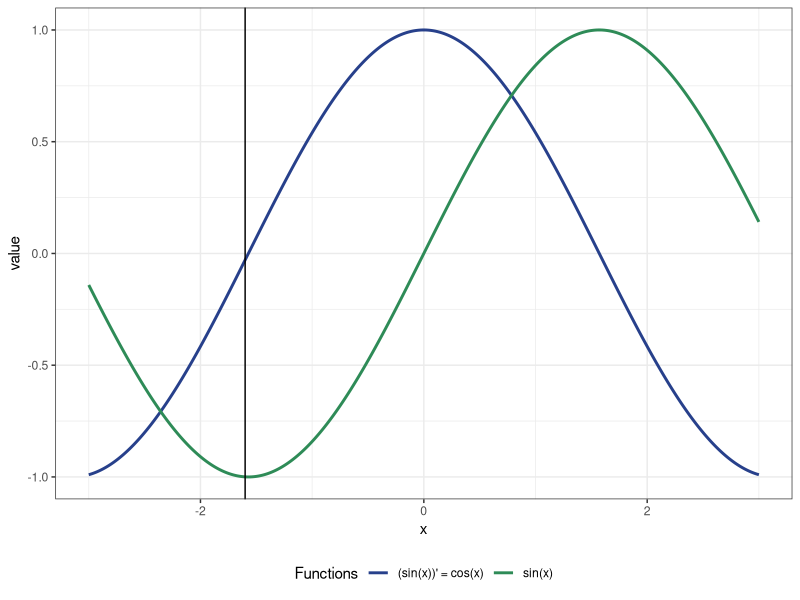

Write the R code that produced this figure.
## ---- chunk 1
3 > 6; !(3 > 6)
"sing" == "sign"; !("sing" == "sign"); "sing" != "sign"
a <- c(TRUE, FALSE, FALSE, TRUE); !a
## ---- chunk 2
4 != 2 & 1 > 4
4 != 2 & 1 < 4
a <- c(TRUE, TRUE, FALSE, FALSE); b <- c(TRUE, FALSE, TRUE, FALSE)
a & b
## ---- chunk 3
4 != 2 | 1 > 4
4 == 2 | 1 == 4
a <- c(TRUE, TRUE, FALSE, FALSE); b <- c(TRUE, FALSE, TRUE, FALSE)
a | b
## ---- chunk 4
a <- c(TRUE, TRUE, FALSE, FALSE); b <- c(TRUE, FALSE, TRUE, FALSE)
xor(a, b)
## ---- chunk 5
letter_number <- function(x) {
  which(x == letters)
}
letter_number("a"); letter_number("z"); letter_number("i")
## ---- chunk 6
library(tidyverse)
tibble(x = seq(-3, 3, 0.001),
       `sin(x)` = sin(x),
       `(sin(x))' = cos(x)` = cos(x)) %>% 
  pivot_longer(cols = -x) %>% 
  ggplot(aes(x, value, color = name)) +
  geom_line(size = 1) +
  geom_vline(xintercept = -1.6) +
  theme_bw() +
  labs(color = 'Functions') +
  theme(legend.position = 'bottom') +
  scale_color_manual(values = c('royalblue4', 'seagreen4'))
## ---- chunk 7
integrate(f = sqrt, lower = 0, upper = 3)
## ---- chunk 8
A <- matrix(sample(20:30, 9), nrow = 3)
det(A) # так вычисляется детерминант матрицы
## ---- chunk 9
B <- matrix(c(1, 2, 3,
              2, 5, 6,
              3, 8, 9), nrow = 3)
det(B)
## ---- chunk 10
tr <- function(A) {
  ifelse(dim(A)[1] == dim(A)[2],
         sum(diag(A)),
         "матрица не является квадратной")
}
## ---- chunk 11
B <- matrix(sample(1:100, 25), nrow = 5)
C <- matrix(sample(1:100, 12), nrow = 4)
tr(B)
tr(C)
